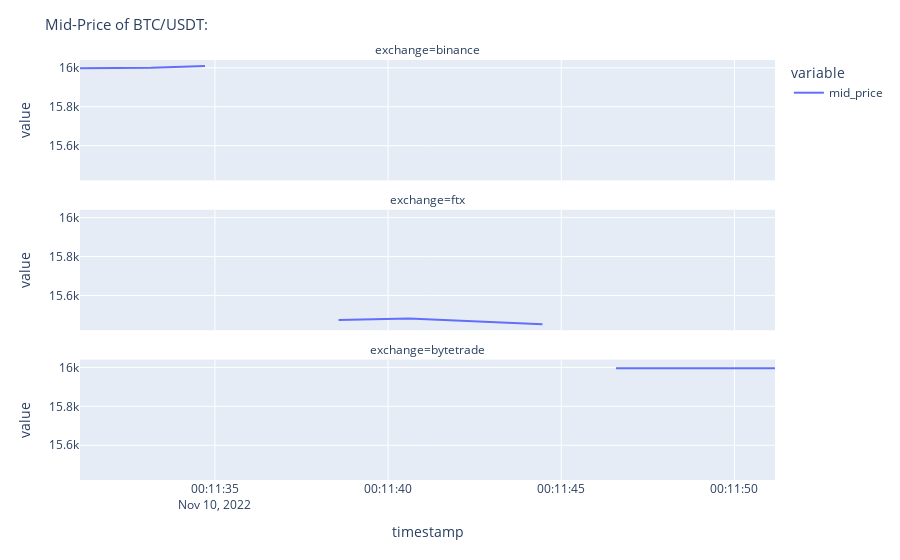

The notebook cell saved with this chart:
### Code cell
vs.Plot_line(MS_B, criptos[0], "Mid-Price of")

### Figure 1 — Plotly figure (JSON) as saved in the notebook; plotly's stock layout.template omitted (floating-point values rounded to 4 significant figures)
{"data": [{"hovertemplate": "variable=mid_price<br>exchange=binance<br>timestamp=%{x}<br>value=%{y}<extra></extra>", "legendgroup": "mid_price", "line": {"color": "#636efa", "dash": "solid"}, "marker": {"symbol": "circle"}, "mode": "lines", "name": "mid_price", "orientation": "v", "showlegend": true, "type": "scatter", "x": ["2022-11-10T00:11:31.104000", "2022-11-10T00:11:33.161000", "2022-11-10T00:11:34.713000"], "xaxis": "x3", "y": [16000.0, 16000.0, 16010.0], "yaxis": "y3"}, {"hovertemplate": "variable=mid_price<br>exchange=ftx<br>timestamp=%{x}<br>value=%{y}<extra></extra>", "legendgroup": "mid_price", "line": {"color": "#636efa", "dash": "solid"}, "marker": {"symbol": "circle"}, "mode": "lines", "name": "mid_price", "orientation": "v", "showlegend": false, "type": "scatter", "x": ["2022-11-10T00:11:38.569000", "2022-11-10T00:11:40.600000", "2022-11-10T00:11:44.457000"], "xaxis": "x2", "y": [15470.0, 15482, 15450.0], "yaxis": "y2"}, {"hovertemplate": "variable=mid_price<br>exchange=bytetrade<br>timestamp=%{x}<br>value=%{y}<extra></extra>", "legendgroup": "mid_price", "line": {"color": "#636efa", "dash": "solid"}, "marker": {"symbol": "circle"}, "mode": "lines", "name": "mid_price", "orientation": "v", "showlegend": false, "type": "scatter", "x": ["2022-11-10T00:11:46.582000", "2022-11-10T00:11:48.194000", "2022-11-10T00:11:51.172000"], "xaxis": "x", "y": [16000.0, 16000.0, 16000.0], "yaxis": "y"}], "layout": {"annotations": [{"font": {}, "showarrow": false, "text": "exchange=bytetrade", "x": 0.5, "xanchor": "center", "xref": "paper", "y": 0.2867, "yanchor": "bottom", "yref": "paper"}, {"font": {}, "showarrow": false, "text": "exchange=ftx", "x": 0.5, "xanchor": "center", "xref": "paper", "y": 0.6433, "yanchor": "bottom", "yref": "paper"}, {"font": {}, "showarrow": false, "text": "exchange=binance", "x": 0.5, "xanchor": "center", "xref": "paper", "y": 1.0, "yanchor": "bottom", "yref": "paper"}], "legend": {"title": {"text": "variable"}, "tracegroupgap": 0}, "margin": {"t": 60}, "title": {"font": {"size": 15}, "text": "Mid-Price of BTC/USDT:"}, "xaxis": {"anchor": "y", "domain": [0, 1], "title": {"text": "timestamp"}}, "xaxis2": {"anchor": "y2", "domain": [0, 1], "matches": "x", "showticklabels": false}, "xaxis3": {"anchor": "y3", "domain": [0, 1], "matches": "x", "showticklabels": false}, "yaxis": {"anchor": "x", "domain": [0, 0.2867], "title": {"text": "value"}}, "yaxis2": {"anchor": "x2", "domain": [0.3567, 0.6433], "matches": "y", "title": {"text": "value"}}, "yaxis3": {"anchor": "x3", "domain": [0.7133, 1.0], "matches": "y", "title": {"text": "value"}}}}
